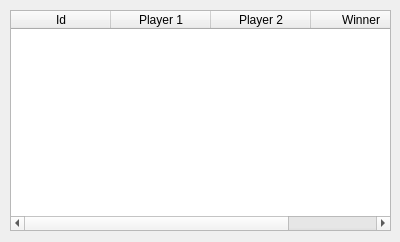
<?xml version="1.0" encoding="UTF-8"?>
<ui version="4.0">
 <class>LoadGameDialog</class>
 <widget class="QDialog" name="LoadGameDialog">
  <property name="geometry">
   <rect>
    <x>0</x>
    <y>0</y>
    <width>400</width>
    <height>242</height>
   </rect>
  </property>
  <property name="windowTitle">
   <string>Выберите партию</string>
  </property>
  <widget class="QTableWidget" name="tableWidget">
   <property name="geometry">
    <rect>
     <x>10</x>
     <y>10</y>
     <width>381</width>
     <height>221</height>
    </rect>
   </property>
   <column>
    <property name="text">
     <string>Id</string>
    </property>
   </column>
   <column>
    <property name="text">
     <string>Player 1</string>
    </property>
   </column>
   <column>
    <property name="text">
     <string>Player 2</string>
    </property>
   </column>
   <column>
    <property name="text">
     <string>Winner</string>
    </property>
   </column>
  </widget>
 </widget>
 <resources/>
 <connections/>
</ui>
